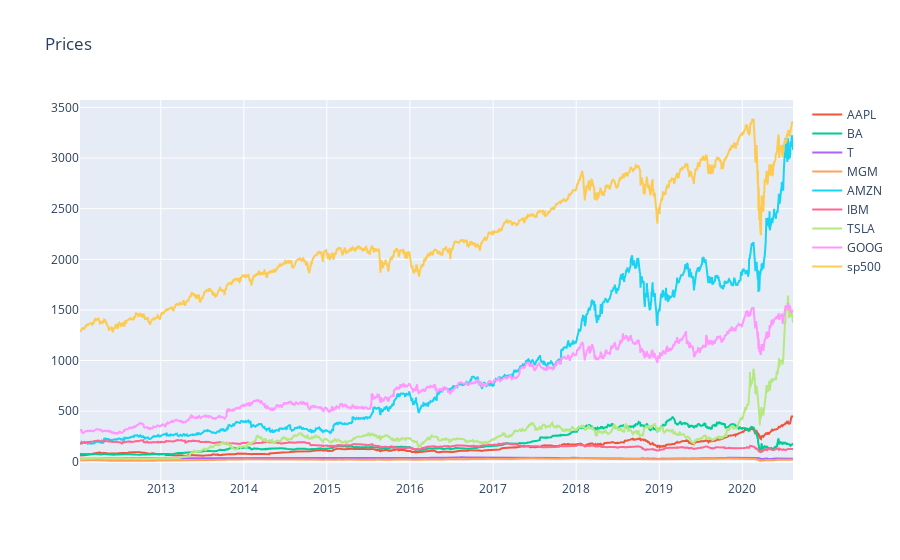

The cell this chart's notebook holds for it:
### Code cell
interactive_plot(stock_df, "Prices")

### Figure 1 — Plotly figure (JSON) as saved in the notebook; plotly's stock layout.template omitted (floating-point values rounded to 4 significant figures; data arrays with more than 128 entries replaced by an {"elided": "..."} marker saying what was removed)
{"data": [{"hovertemplate": "<extra></extra>", "legendgroup": "", "line": {"color": "#636efa", "dash": "solid"}, "marker": {"symbol": "circle"}, "mode": "lines", "name": "", "orientation": "v", "showlegend": false, "type": "scatter", "xaxis": "x", "yaxis": "y"}, {"name": "AAPL", "type": "scatter", "x": {"elided": "2159 str values"}, "y": {"elided": "2159 float values"}}, {"name": "BA", "type": "scatter", "x": {"elided": "2159 str values"}, "y": {"elided": "2159 float values"}}, {"name": "T", "type": "scatter", "x": {"elided": "2159 str values"}, "y": {"elided": "2159 float values"}}, {"name": "MGM", "type": "scatter", "x": {"elided": "2159 str values"}, "y": {"elided": "2159 float values"}}, {"name": "AMZN", "type": "scatter", "x": {"elided": "2159 str values"}, "y": {"elided": "2159 float values"}}, {"name": "IBM", "type": "scatter", "x": {"elided": "2159 str values"}, "y": {"elided": "2159 float values"}}, {"name": "TSLA", "type": "scatter", "x": {"elided": "2159 str values"}, "y": {"elided": "2159 float values"}}, {"name": "GOOG", "type": "scatter", "x": {"elided": "2159 str values"}, "y": {"elided": "2159 float values"}}, {"name": "sp500", "type": "scatter", "x": {"elided": "2159 str values"}, "y": {"elided": "2159 float values"}}], "layout": {"legend": {"tracegroupgap": 0}, "title": {"text": "Prices"}, "xaxis": {"anchor": "y", "domain": [0, 1]}, "yaxis": {"anchor": "x", "domain": [0, 1]}}}
